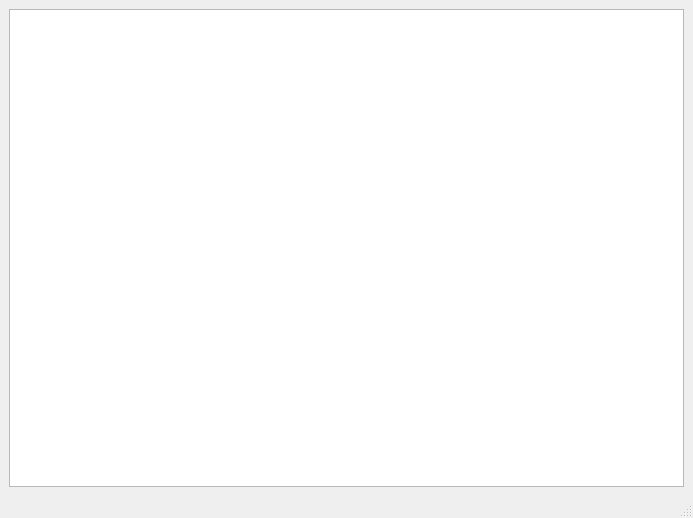
<?xml version="1.0" encoding="UTF-8"?>
<ui version="4.0">
 <class>MainWindow</class>
 <widget class="QMainWindow" name="MainWindow">
  <property name="geometry">
   <rect>
    <x>0</x>
    <y>0</y>
    <width>693</width>
    <height>518</height>
   </rect>
  </property>
  <property name="windowTitle">
   <string>MainWindow</string>
  </property>
  <widget class="QWidget" name="centralwidget">
   <layout class="QGridLayout" name="gridLayout">
    <item row="0" column="0">
     <widget class="QTableView" name="tableView"/>
    </item>
   </layout>
  </widget>
  <widget class="QMenuBar" name="menubar">
   <property name="geometry">
    <rect>
     <x>0</x>
     <y>0</y>
     <width>693</width>
     <height>23</height>
    </rect>
   </property>
  </widget>
  <widget class="QStatusBar" name="statusbar"/>
 </widget>
 <resources/>
 <connections/>
</ui>
